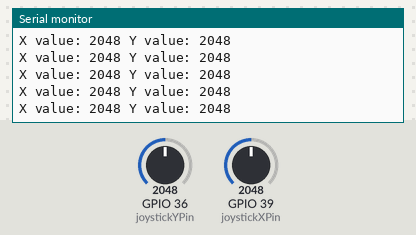
A program run on a simulated ESP32. Parts: the last lines printed to the serial monitor. The test bench sets the inputs (shaded band); at power-on: GPIO 36 (joystickYPin) = 2048, GPIO 39 (joystickXPin) = 2048.

Above: at 1.2 s.
1.3 s: GPIO 36 (joystickYPin) set to 2866
At 1.31 s:
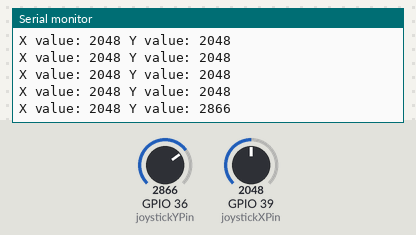
2.8 s: GPIO 39 (joystickXPin) set to 2866
At 2.82 s:
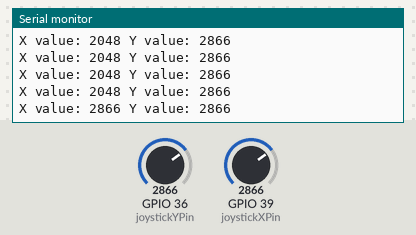
4.3 s: GPIO 36 (joystickYPin) set to 3603
At 4.32 s:
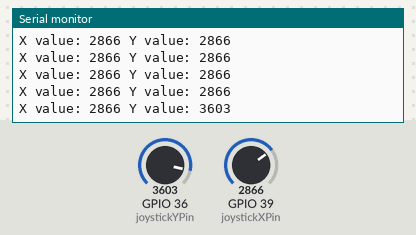
5.8 s: GPIO 39 (joystickXPin) set to 3603
At 5.83 s:
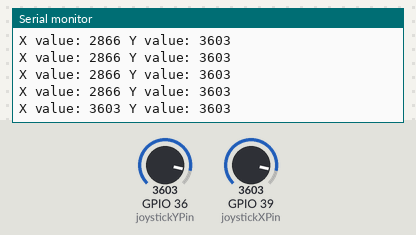
Timing chart, 0 to 8.3 s (numbered marks = the images above; inputs shaded):
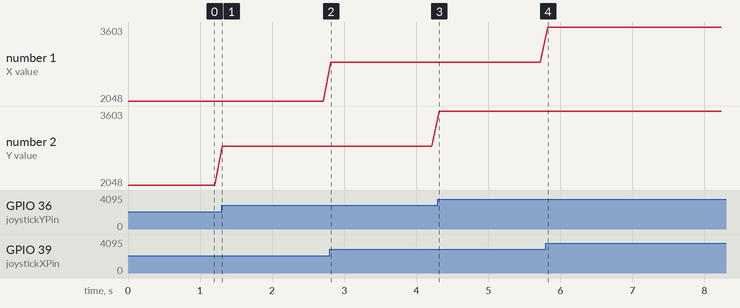

The program:

main.cpp
```cpp
#include <Arduino.h>

// #define MOTOR1_EN_PIN 19
// #define PIN_IN1 18
// #define PIN_IN2 5
// #define MOTOR2_EN_PIN 15
// #define PIN_IN3 4
// #define PIN_IN4 2
#define joystickXPin 39
#define joystickYPin 36
// #define switchPin 23
// #define alertPin 22
// #define obstacleInputPin 13
// #define bounceDuration 20

// const int ldrArray[] = {34, 35, 32, 33, 25, 26, 27, 14};

// bool obstacaleAlert = false;
// volatile unsigned long bounceTime = 0;
// bool manualMode = false;
// int *ldrArrayValues = new int[8];
// int *ldrArrayAverage = new int[5];
// bool stopRunning = false;
// bool pauseRunning = false;

// int P, D, I, previousError, PIDvalue, error;
// int lsp, rsp;
// int lfspeed = 240;

// float Kp = 0;
// float Kd = 0;
// float Ki = 0 ;

// int minValues[6], maxValues[6], threshold[6];

// void calibrate();
// void followTheLine();
// void switchInterrupt();
// void alertInterrupt();
// void obstacleInterrupt();
// void manualMovement();
// void automatedMovement();

// void MOTOR1_Move(int pwmVal, int pin1, int pin2)
// {
//   analogWrite(MOTOR1_EN_PIN, pwmVal);
//   digitalWrite(PIN_IN1, pin1);
//   digitalWrite(PIN_IN2, pin2);
// }

// void MOTOR2_Move(int pwmVal, int pin1, int pin2)
// {
//   analogWrite(MOTOR2_EN_PIN, pwmVal);
//   digitalWrite(PIN_IN3, pin1);
//   digitalWrite(PIN_IN4, pin2);
// }

void setup()
{
  Serial.begin(115200);
  // pinMode(MOTOR1_EN_PIN, OUTPUT);
  // pinMode(PIN_IN1, OUTPUT);
  // pinMode(PIN_IN2, OUTPUT);
  // pinMode(MOTOR2_EN_PIN, OUTPUT);
  // pinMode(PIN_IN3, OUTPUT);
  // pinMode(PIN_IN4, OUTPUT);
  // pinMode(switchPin, INPUT);
  pinMode(joystickXPin, INPUT);
  pinMode(joystickYPin, INPUT);

  // for(int i = 0; i < 8; i++) {
  //   pinMode(ldrArray[i], INPUT);
  // }

  // int switchState = digitalRead(switchPin);
  // manualMode = (switchState == HIGH);

  // attachInterrupt(digitalPinToInterrupt(switchPin), switchInterrupt, CHANGE);
  // attachInterrupt(digitalPinToInterrupt(alertPin), alertInterrupt, CHANGE);
  // attachInterrupt(digitalPinToInterrupt(obstacleInputPin), obstacleInterrupt, CHANGE);

  // calibrate();

  // Serial.println("Moving motor 1 forward");
  // MOTOR1_Move(250,HIGH,LOW);
  // delay(10000);
  // Serial.println("Moving motor 1 backward");
  // MOTOR1_Move(250,LOW,HIGH);
  // delay(10000);
  // Serial.println("Moving motor 2 forward");
  // MOTOR2_Move(250,HIGH,LOW);
  // delay(10000);
  // Serial.println("Moving motor 2 backward");
  // MOTOR2_Move(250,LOW,HIGH);
  // delay(10000);
}

void loop()
{
  Serial.print("X value: ");
  Serial.print(analogRead(joystickXPin));

  Serial.print(" Y value: ");
  Serial.println(analogRead(joystickYPin));

  delay(100);
  //   }
  // }
}

// void switchInterrupt()
// {
//   if (millis() > bounceTime)
//   {
//     int switchState = digitalRead(switchPin);

//     manualMode = (switchState == HIGH);

//     if (manualMode)
//     {
//       Serial.println("Switched to Manual Mode");
//     }
//     else
//     {
//       Serial.println("Switched to Automated Mode");
//     }
//     bounceTime = millis() + bounceDuration;
//   }
// }

// void alertInterrupt(){
// if(millis() > bounceTime)
//   {
//     int alertState = digitalRead(alertPin);

//     stopRunning = (alertState == HIGH);

//     if (stopRunning)
//     {
//       Serial.println("Pallet is stopped due to obstacles");
//     }
//     bounceTime = millis() + bounceDuration;
//   }
// }

// void obstacleInterrupt(){
//   if(millis() > bounceTime)
//   {
//     int switchState = digitalRead(obstacleInputPin);

//     pauseRunning = (switchState == HIGH);

//     if (pauseRunning)
//     {
//       Serial.println("Pallet is paused running. Initiating obstacle avoidance algorighm");
//     }
//     else
//     {
//       Serial.println("Pallet is resuming running");
//     }
//     bounceTime = millis() + bounceDuration;
//   }
// }
unsigned long int i = 0;
unsigned long int j = 0;
unsigned long int k = 0;

// void automatedMovement() {
  //     for(int i = 0; i < 8; i++) {
  //       ldrArrayValues[i] = analogRead(ldrArray[i]);
  //     }

  //     ldrArrayAverage[0] = (ldrArrayValues[0] + ldrArrayValues[1]) / 2;
  //     ldrArrayAverage[1] = ldrArrayValues[2];
  //     ldrArrayAverage[2] = (ldrArrayValues[3] + ldrArrayValues[4]) / 2 ;
  //     ldrArrayAverage[3] = ldrArrayValues[5];
  //     ldrArrayAverage[4] = (ldrArrayValues[6] + ldrArrayValues[7]) / 2;

  //     // Serial.print(" ");
  //     // Serial.print(ldrArrayAverage[0]);
  //     // Serial.print(" ");
  //     // Serial.print(ldrArrayAverage[1]);
  //     // Serial.print(" ");
  //     // Serial.print(ldrArrayAverage[2]);
  //     // Serial.print(" ");
  //     // Serial.print(ldrArrayAverage[3]);
  //     // Serial.print(" ");
  //     // Serial.print(ldrArrayAverage[4]);
  //     // Serial.print(" ");
  //     // Serial.println();
  //     // delay(500);

  //     if (ldrArrayAverage[0] > threshold[1] && ldrArrayAverage[4] < threshold[5] )
  //     {
  //       lsp = 0; rsp = lfspeed;
  //       MOTOR1_Move(0, LOW, LOW);
  //       MOTOR2_Move(lfspeed, HIGH, LOW);
  //     }

  //     else if (ldrArrayAverage[0] > threshold[5] && ldrArrayAverage[4] < threshold[1])
  //     {
  //       lsp = lfspeed; rsp = 0;
  //       MOTOR1_Move(lfspeed, HIGH, LOW);
  //       MOTOR2_Move(0, LOW, LOW);
  //     }
  //     else if (ldrArrayAverage[3] > threshold[3])
  //     {
  //       Kp = 0.0006 * (1000 - ldrArrayAverage[3]);
  //       Kd = 10 * Kp;
  //       //Ki = 0.0001;
  //       followTheLine();
  //     }
  //
// }

// void manualMovement()
// {
//   // while(1){
//   int joystickXValue = analogRead(joystickXPin);
//   int joystickYValue = analogRead(joystickYPin);

//   int motorSpeedX, motorSpeedY;

//   if (joystickXValue > 1700 && joystickXValue < 1900 && joystickYValue > 1700 && joystickYValue < 1900)
//   {
//     MOTOR1_Move(0, HIGH, HIGH);
//     MOTOR2_Move(0, HIGH, HIGH);
//     Serial.println("Stop");
//     return;
//   }

//   if (joystickXValue > 1800 && joystickXValue <= 4100 && joystickYValue <= 4100 && joystickYValue > 1850)
//   {
//     // 2
//     Serial.println("2");
//     motorSpeedX = map(joystickXValue, 4100, 1800, 250, 50);
//     motorSpeedY = map(joystickYValue, 4100, 1800, 250, 50);
//     Serial.print("Pwm M1: ");
//     Serial.print(motorSpeedY - motorSpeedX);
//     Serial.print("IN M1: HIGH LOW");
//     Serial.print("  Pwm M2: ");
//     Serial.print(motorSpeedY);
//     Serial.print("IN M2: LOW HIGH");
//     MOTOR1_Move((motorSpeedY - motorSpeedX), HIGH, LOW);
//     MOTOR2_Move(motorSpeedY, LOW, HIGH);
//     Serial.print(" Motor 1 Mode");
//     Serial.print(" High Low");

//     Serial.print(" Motor 2 Mode");
//     Serial.print(" Low High");
//   }
//   else if (joystickXValue > 1800 && joystickXValue <= 4100 && joystickYValue >= 0 && joystickYValue <= 1750)
//   {
//     // 3
//     Serial.println("3");

//     motorSpeedX = map(joystickXValue, 4100, 1800, 250, 50);
//     motorSpeedY = map(joystickYValue, 0, 1800, 250, 50);
//     MOTOR1_Move(motorSpeedY, LOW, HIGH);
//     MOTOR2_Move(motorSpeedY, HIGH, LOW);

//     Serial.print(" Motor 1 Mode");
//     Serial.print(" Low High");

//     Serial.print(" Motor 2 Mode");
//     Serial.print(" High Low");
//   }
//   else if (joystickXValue >= 0 && joystickXValue <= 1800 && joystickYValue <= 4100 && joystickYValue > 1850)
//   {
//     // 1
//     Serial.println("1");

//     motorSpeedX = map(joystickXValue, 0, 1800, 250, 50);
//     motorSpeedY = map(joystickYValue, 4100, 1800, 250, 50);
//     MOTOR1_Move(motorSpeedY, HIGH, LOW);
//     MOTOR2_Move((motorSpeedY - motorSpeedX), LOW, HIGH);

//     Serial.print(" Motor 1 Mode");
//     Serial.print(" High Low");

//     Serial.print(" Motor 2 Mode");
//     Serial.print(" Low High");
//   }
//   else if (joystickXValue >= 0 && joystickXValue <= 1800 && joystickYValue >= 0 && joystickYValue <= 1750)
//   {
//     // 4
//     Serial.println("4");

//     motorSpeedX = map(joystickXValue, 0, 1800, 250, 50);
//     motorSpeedY = map(joystickYValue, 0, 1800, 250, 50);
//     MOTOR1_Move((motorSpeedY - motorSpeedX), LOW, HIGH);
//     MOTOR2_Move(motorSpeedY, HIGH, LOW);

//     Serial.print(" Motor 1 Mode");
//     Serial.print(" Low High");

//     Serial.print(" Motor 2 Mode");
//     Serial.print(" High Low");
//   }

//   Serial.print(" Motor X: ");
//   Serial.print(motorSpeedX);
//   Serial.print(", Motor Y: ");
//   Serial.println(motorSpeedY);
// }
// }

// void followTheLine(){
//   int error = (ldrArrayAverage[2] - ldrArrayAverage[4]);

//   P = error;
//   I = I + error;
//   D = error - previousError;

//   PIDvalue = (Kp * P) + (Ki * I) + (Kd * D);
//   previousError = error;

//   lsp = lfspeed - PIDvalue;
//   rsp = lfspeed + PIDvalue;

//   if (lsp > 255) {
//     lsp = 255;
//   }
//   if (lsp < 0) {
//     lsp = 0;
//   }
//   if (rsp > 255) {
//     rsp = 255;
//   }
//   if (rsp < 0) {
//     rsp = 0;
//   }
//   MOTOR1_Move(lsp, HIGH, LOW);
//   MOTOR2_Move(rsp, HIGH, LOW);
// }

// void calibrate()
// {
//   for(int i = 0; i < 8; i++) {
//       ldrArrayValues[i] = analogRead(ldrArray[i]);
//   }

//   ldrArrayAverage[0] = (ldrArrayValues[0] + ldrArrayValues[1]) / 2;
//   ldrArrayAverage[1] = ldrArrayValues[2];
//   ldrArrayAverage[2] = (ldrArrayValues[3] + ldrArrayValues[4]) / 2 ;
//   ldrArrayAverage[3] = ldrArrayValues[5];
//   ldrArrayAverage[4] = (ldrArrayValues[6] + ldrArrayValues[7]) / 2;

//   for ( int i = 0; i < 5; i++)
//   {
//     minValues[i] = ldrArrayAverage[i];
//     maxValues[i] = ldrArrayAverage[i];
//   }

//   Serial.println("Calibrating in 5sec....");
//   delay(5000);

//   for (int i = 0; i < 10000; i++)
//   {
//     Serial.println("Calibrating....");
//     MOTOR1_Move(250,HIGH,LOW);
//     MOTOR2_Move(250,LOW,HIGH);

//     for(int i = 0; i < 8; i++) {
//       ldrArrayValues[i] = analogRead(ldrArray[i]);
//     }

//     ldrArrayAverage[0] = (ldrArrayValues[0] + ldrArrayValues[1]) / 2;
//     ldrArrayAverage[1] = ldrArrayValues[2];
//     ldrArrayAverage[2] = (ldrArrayValues[3] + ldrArrayValues[4]) / 2 ;
//     ldrArrayAverage[3] = ldrArrayValues[5];
//     ldrArrayAverage[4] = (ldrArrayValues[6] + ldrArrayValues[7]) / 2;

//     for ( int i = 0; i < 5; i++)
//     {
//       if (ldrArrayAverage[i] < minValues[i])
//       {
//         minValues[i] = ldrArrayAverage[i];
//       }
//       if (ldrArrayAverage[i] > maxValues[i])
//       {
//         maxValues[i] = ldrArrayAverage[i];

//       }
//     }
//   }

//   for ( int i = 0; i < 5; i++)
//   {
//     threshold[i] = (minValues[i] + maxValues[i]) / 2;
//     Serial.print(threshold[i]);
//     Serial.print("   ");
//   }
//   Serial.println();
//   Serial.println("Finished Calibration....");

//   MOTOR1_Move(0,LOW, LOW);
//   MOTOR2_Move(0,LOW, LOW);
// }
```

Measured:
- after the input at 1.3 s, the serial monitor: prints a new line at once (image 1)
- after the input at 2.8 s, the serial monitor: prints a new line at once (image 2)
- after the input at 4.3 s, the serial monitor: prints a new line at once (image 3)
- after the input at 5.8 s, the serial monitor: prints a new line at once (image 4)
- plotted number 2: 2048 → 2866 after the input at 1.3 s, 2866 → 3603 after the input at 4.3 s
